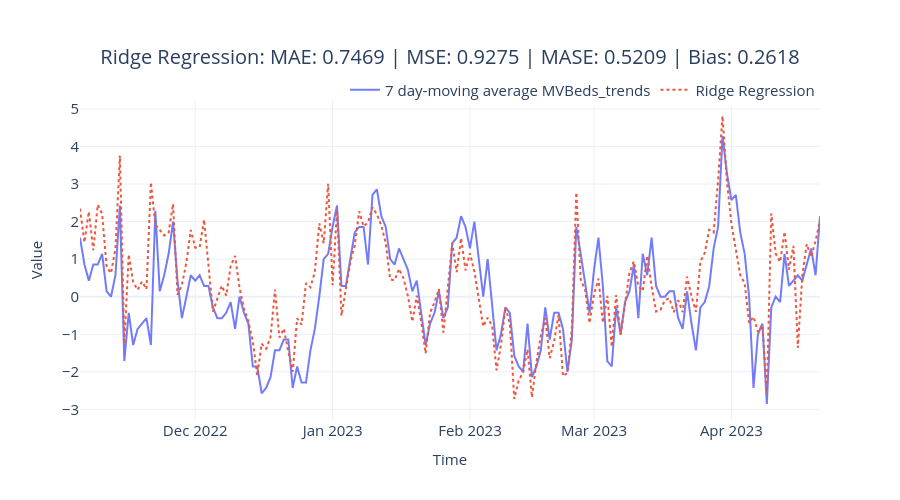

The notebook cell saved with this chart:
### Code cell
# Plot forecast
fig = plot_forecast(
    pred_df,
    forecast_columns=[rr_model_config.name],
    forecast_display_names=[rr_model_config.name],
)

fig = format_plot(
    fig,
    title=f"{rr_model_config.name}: MAE: {metrics['MAE']:.4f} | MSE: {metrics['MSE']:.4f} | MASE: {metrics['MASE']:.4f} | Bias: {metrics['Forecast Bias']:.4f}",
)
fig.update_xaxes(type="date", range=["2022-012-01", "2023-04-01"])
# fig.write_image("imgs/chapter_7/ridge.png")
fig.show()

### Figure 1 — Plotly figure (JSON) as saved in the notebook; plotly's stock layout.template omitted (floating-point values rounded to 4 significant figures; data arrays with more than 128 entries replaced by an {"elided": "..."} marker saying what was removed)
{"data": [{"line": {"color": "rgba(99,110,250,0.9)"}, "mode": "lines", "name": "7 day-moving average MVBeds_trends", "type": "scatter", "x": {"elided": "168 str values"}, "y": {"elided": "168 float values"}}, {"line": {"color": "rgba(239,85,59,1)", "dash": "dot"}, "mode": "lines", "name": "Ridge Regression", "type": "scatter", "x": {"elided": "168 str values"}, "y": {"elided": "168 float values"}}], "layout": {"autosize": false, "height": 500, "legend": {"font": {"size": 15}, "orientation": "h", "title": {}, "x": 1, "xanchor": "right", "y": 0.98, "yanchor": "bottom"}, "title": {"font": {"size": 20}, "text": "Ridge Regression: MAE: 0.7469 | MSE: 0.9275 | MASE: 0.5209 | Bias: 0.2618", "x": 0.5, "xanchor": "center", "yanchor": "top"}, "width": 900, "xaxis": {"range": ["2022-012-01", "2023-04-01"], "tickfont": {"size": 15}, "title": {"font": {"size": 15}, "text": "Time"}, "type": "date"}, "yaxis": {"tickfont": {"size": 15}, "title": {"font": {"size": 15}, "text": "Value"}}}}
